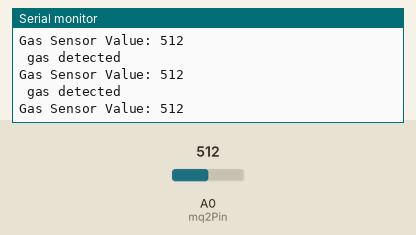
This sketch was run on a simulated Arduino Uno, built with avr-gcc and run on an emulated ATmega328P. On the bench: the last lines printed to the serial monitor. The test bench sets the inputs (shaded band); at power-on: A0 (mq2Pin) = 512.

Above: at 1.2 s.
1.3 s: A0 (mq2Pin) set to 417
At 2.2 s:
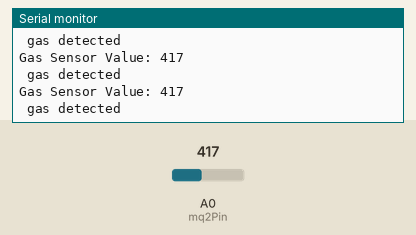
4.3 s: A0 (mq2Pin) set to 386
At 5.4 s:
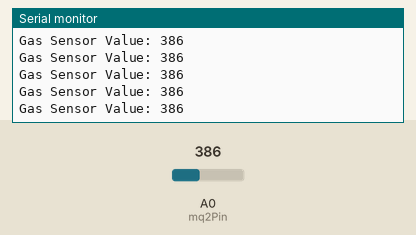
Timing chart, 0 to 7.3 s (numbered marks = the images above; inputs shaded):
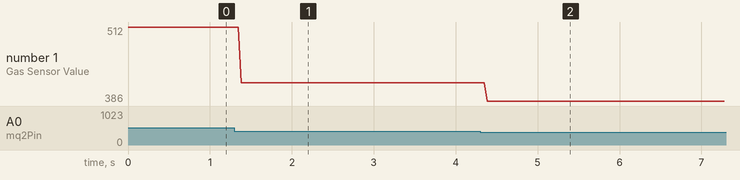

Measured:
- the behaviour switches between 401 and 400 on A0 (mq2Pin) (found by bisection; images 1 and 2)
- after the input at 1.3 s, the serial monitor: prints a new line after 0.08 s (image 1)
- after the input at 4.3 s, the serial monitor: prints a new line after 0.09 s (image 2)
- plotted number 1: 512 → 417 after the input at 1.3 s, 417 → 386 after the input at 4.3 s

The sketch:

Mq2_sensor_reading.ino
```cpp
 // mq2 is a gas sensor which can detect gases like LPG, propane, methane, hydrogen, alcohol, smoke, and carbon monoxide.
int mq2Pin = A0;   // MQ2 AO connected to A0
int gasValue;   // variable to store sensor output
int threshold = 400;

void setup() {
  Serial.begin(9600);
  pinMode(mq2Pin, INPUT);    // declering pin for its function as input to arduino

}

void loop() {

  gasValue = analogRead(mq2Pin);  // Read analog value   by pin A0
  Serial.print("Gas Sensor Value: ");
  Serial.println(gasValue);

  // Example threshold
  if (gasValue > threshold ) { // adjust threshold accourding to normal sensor output values
    Serial.println(" gas detected");
}

}
```
